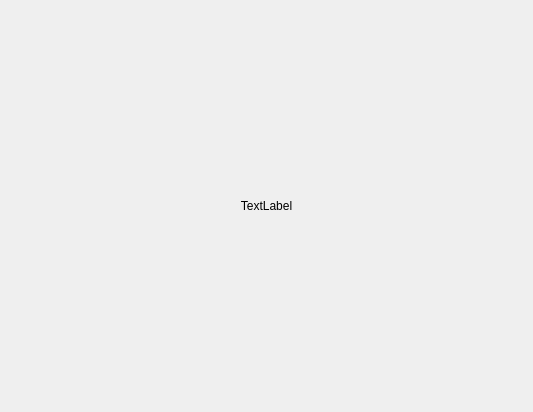
<?xml version="1.0" encoding="UTF-8"?>
<ui version="4.0">
 <class>FixtureEditor</class>
 <widget class="QWidget" name="FixtureEditor">
  <property name="geometry">
   <rect>
    <x>0</x>
    <y>0</y>
    <width>533</width>
    <height>412</height>
   </rect>
  </property>
  <property name="sizePolicy">
   <sizepolicy hsizetype="Preferred" vsizetype="Preferred">
    <horstretch>0</horstretch>
    <verstretch>0</verstretch>
   </sizepolicy>
  </property>
  <property name="windowTitle">
   <string>Form</string>
  </property>
  <layout class="QHBoxLayout" name="horizontalLayout">
   <item>
    <widget class="QLabel" name="sprite">
     <property name="sizePolicy">
      <sizepolicy hsizetype="Expanding" vsizetype="Expanding">
       <horstretch>0</horstretch>
       <verstretch>0</verstretch>
      </sizepolicy>
     </property>
     <property name="text">
      <string>TextLabel</string>
     </property>
     <property name="alignment">
      <set>Qt::AlignCenter</set>
     </property>
    </widget>
   </item>
  </layout>
 </widget>
 <resources/>
 <connections/>
</ui>
